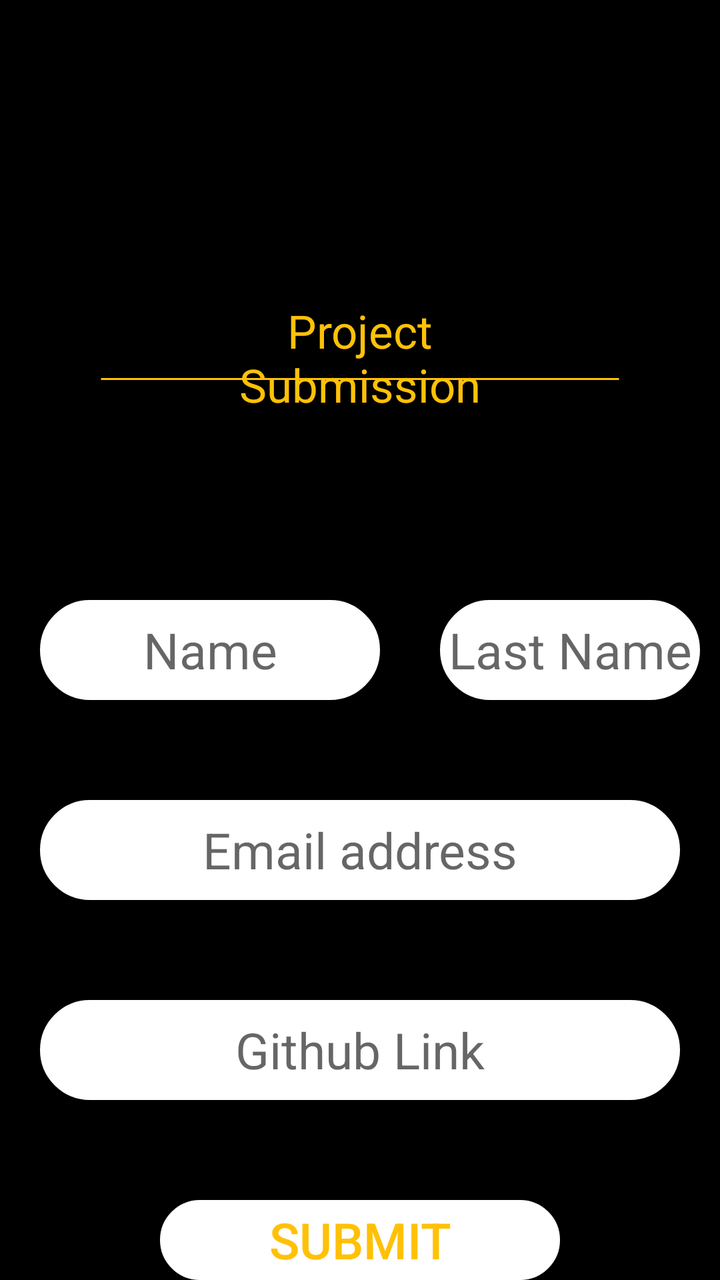
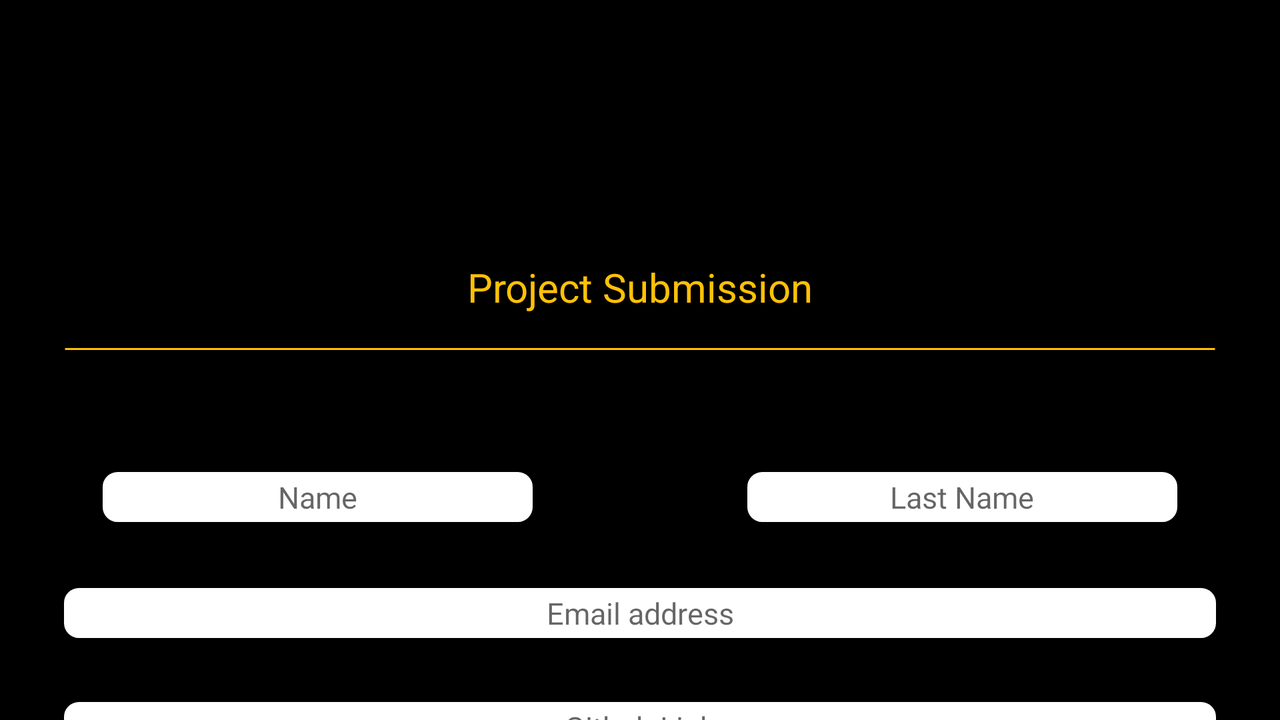

The same Android screen from two of the app's own layout files: first res/layout/ as a phone draws it, then the repository's variant for another configuration, drawn on a device whose configuration selects that folder. Both files follow.
<!-- AndroidManifest.xml: application theme AppTheme -->
<!-- res/layout/activity_submission.xml -->
<?xml version="1.0" encoding="utf-8"?>
<RelativeLayout xmlns:android="http://schemas.android.com/apk/res/android"
    xmlns:app="http://schemas.android.com/apk/res-auto"
    xmlns:tools="http://schemas.android.com/tools"
    android:layout_width="match_parent"
    android:layout_height="match_parent"
    tools:context=".SubmissionActivity"
    android:background="#000000">

    <TextView
        android:layout_width="wrap_content"
        android:layout_height="150dp"
        android:orientation="horizontal"
        android:background="@drawable/gads"
        android:id="@+id/gads_logo"/>

    <TextView
        android:id="@+id/textView"
        android:layout_width="wrap_content"
        android:layout_height="wrap_content"
        android:layout_alignParentStart="true"
        android:layout_alignParentTop="true"
        android:layout_marginStart="100dp"
        android:layout_marginRight="70dp"
        android:layout_marginLeft="70dp"
        android:layout_marginEnd="100dp"
        android:layout_marginTop="150dp"
        android:text="Project Submission"
        android:textAlignment="center"
        android:textColor="@color/yellow"
        android:textSize="23dp"/>

    <TextView
        android:layout_width="match_parent"
        android:layout_height="wrap_content"
        android:layout_alignParentStart="true"
        android:layout_alignParentTop="true"
        android:layout_marginTop="180dp"
        android:layout_marginLeft="50dp"
        android:layout_marginRight="50dp"
        android:background="@drawable/line"/>

    <EditText
        android:id="@+id/name"
        android:layout_width="170dp"
        android:layout_height="50dp"
        android:layout_alignParentStart="true"
        android:layout_alignParentTop="true"
        android:layout_marginTop="300dp"
        android:layout_marginLeft="20dp"
        android:hint="Name"
        android:textSize="25dp"
        android:textAlignment="center"
        android:background="@drawable/submitborder"/>

    <EditText
        android:id="@+id/last_name"
        android:layout_width="170dp"
        android:layout_height="50dp"
        android:layout_alignParentStart="true"
        android:layout_alignParentTop="true"
        android:layout_marginStart="220dp"
        android:layout_marginTop="300dp"
        android:layout_marginRight="20dp"
        android:layout_marginEnd="10dp"
        android:layout_marginBottom="10dp"
        android:background="@drawable/submitborder"
        android:hint="Last Name"
        android:textAlignment="center"
        android:textSize="25dp" />

    <EditText
        android:id="@+id/email_address"
        android:layout_width="match_parent"
        android:layout_height="50dp"
        android:layout_alignParentStart="true"
        android:layout_alignParentTop="true"
        android:layout_marginTop="400dp"
        android:layout_marginLeft="20dp"
        android:layout_marginRight="20dp"
        android:background="@drawable/submitborder"
        android:hint="Email address"
        android:textSize="25dp"
        android:textAlignment="center"/>


    <EditText
        android:id="@+id/github_link"
        android:layout_width="match_parent"
        android:layout_height="50dp"
        android:layout_alignParentStart="true"
        android:layout_alignParentTop="true"
        android:layout_marginTop="500dp"
        android:layout_marginLeft="20dp"
        android:layout_marginRight="20dp"
        android:background="@drawable/submitborder"
        android:hint="Github Link"
        android:textSize="25dp"
        android:textAlignment="center"/>

    <Button
        android:id="@+id/submit_button"
        android:layout_width="match_parent"
        android:layout_height="50dp"
        android:layout_alignParentStart="true"
        android:layout_alignParentTop="true"
        android:layout_marginTop="600dp"
        android:layout_marginLeft="80dp"
        android:layout_marginRight="80dp"
        android:background="@drawable/submitborder"
        android:textAlignment="center"
        android:text="Submit"
        android:textSize="25dp"
        android:textColor="@color/yellow"/>


</RelativeLayout>
<!-- resources referenced by this layout -->
<resources>
  <color name="yellow">#FFC107</color>
  <!-- drawable line (drawable) -->
  <?xml version="1.0" encoding="utf-8"?>
  <shape xmlns:android="http://schemas.android.com/apk/res/android"
      android:shape="line"
      >
      <size
          android:width="150dp"
          android:height="10dp"
          />
      <solid
          android:color="#FFC107"/>
      <stroke
          android:width="1dp"
          android:color="#FFC107"/>
  
  
  </shape>
  <!-- drawable submitborder (drawable) -->
  <?xml version="1.0" encoding="utf-8"?>
  <shape xmlns:android="http://schemas.android.com/apk/res/android">
      <corners
          android:radius="100dp"/>
      <stroke
          android:color="@color/white"
          android:width="5dp"
          />
      <solid
          android:color="@color/white"
          />
  </shape>
  <style name="AppTheme" parent="Theme.AppCompat.Light.NoActionBar">
          
          <item name="colorPrimary">#000000</item>
          <item name="colorPrimaryDark">@color/colorPrimaryDark</item>
          <item name="colorAccent">@color/design_default_color_primary_variant</item>
  
      </style>
  <color name="white">#FFFFFF</color>
  <color name="colorPrimaryDark">@color/black</color>
  <color name="black">#0E0D0D</color>
</resources>
<!-- res/layout-land/activity_submission.xml (the repository's variant of the layout above) -->
<!-- drawn on the phone turned sideways -->
<?xml version="1.0" encoding="utf-8"?>
<androidx.constraintlayout.widget.ConstraintLayout xmlns:android="http://schemas.android.com/apk/res/android"
    xmlns:app="http://schemas.android.com/apk/res-auto"
    xmlns:tools="http://schemas.android.com/tools"
    android:layout_width="match_parent"
    android:layout_height="match_parent"
    android:isScrollContainer="true"
    android:scrollbarAlwaysDrawVerticalTrack="true"
    android:scrollbarAlwaysDrawHorizontalTrack="true"
    tools:context=".SubmissionActivity"
    android:background="#000000">

    <TextView
        android:id="@+id/gads_logo"
        android:layout_width="wrap_content"
        android:layout_height="150dp"
        android:background="@drawable/gads"
        android:orientation="horizontal"
        app:layout_constraintEnd_toEndOf="parent"
        app:layout_constraintHorizontal_bias="1.0"
        app:layout_constraintStart_toStartOf="parent"
        app:layout_constraintTop_toTopOf="parent" />

    <TextView
        android:id="@+id/textView"
        android:layout_width="wrap_content"
        android:layout_height="wrap_content"
        android:layout_alignParentStart="true"
        android:layout_alignParentTop="true"
        android:layout_marginTop="130dp"
        android:layout_marginBottom="8dp"
        android:text="Project Submission"
        android:textAlignment="center"
        android:textColor="@color/yellow"
        android:textSize="20dp"
        app:layout_constraintBottom_toTopOf="@+id/textView4"
        app:layout_constraintEnd_toEndOf="@+id/textView4"
        app:layout_constraintStart_toStartOf="@+id/textView4"
        app:layout_constraintTop_toTopOf="parent" />

    <TextView
        android:id="@+id/textView4"
        android:layout_width="match_parent"
        android:layout_height="wrap_content"
        android:layout_alignParentStart="true"
        android:layout_alignParentTop="true"
        android:layout_marginStart="32dp"
        android:layout_marginTop="8dp"
        android:layout_marginEnd="32dp"
        android:background="@drawable/line"
        app:layout_constraintEnd_toEndOf="parent"
        app:layout_constraintStart_toStartOf="parent"
        app:layout_constraintTop_toBottomOf="@+id/textView" />

    <EditText
        android:id="@+id/name"
        android:layout_width="215dp"
        android:layout_height="25dp"
        android:layout_alignParentStart="true"
        android:layout_alignParentTop="true"
        android:layout_marginStart="8dp"
        android:layout_marginTop="52dp"
        android:layout_marginEnd="32dp"
        android:background="@drawable/submition_form"
        android:hint="@string/name"
        android:textAlignment="center"
        android:textSize="15sp"
        app:layout_constraintEnd_toStartOf="@+id/last_name"
        app:layout_constraintStart_toStartOf="parent"
        app:layout_constraintTop_toBottomOf="@+id/textView4" />

    <EditText
        android:id="@+id/last_name"
        android:layout_width="215dp"
        android:layout_height="25dp"
        android:layout_alignParentStart="true"
        android:layout_alignParentTop="true"
        android:layout_marginStart="32dp"
        android:layout_marginEnd="8dp"
        android:background="@drawable/submition_form"
        android:hint="@string/last_name"
        android:textAlignment="center"
        android:textSize="15sp"
        app:layout_constraintEnd_toEndOf="parent"
        app:layout_constraintHorizontal_bias="1.0"
        app:layout_constraintStart_toEndOf="@+id/name"
        app:layout_constraintTop_toTopOf="@+id/name" />

    <EditText
        android:id="@+id/email_address"
        android:layout_width="match_parent"
        android:layout_height="25dp"
        android:layout_alignParentStart="true"
        android:layout_alignParentTop="true"
        android:layout_marginStart="32dp"
        android:layout_marginTop="110dp"
        android:layout_marginEnd="32dp"
        android:background="@drawable/submition_form"
        android:hint="@string/email_address"
        android:textAlignment="center"
        android:textSize="15sp"
        app:layout_constraintEnd_toEndOf="@+id/textView4"
        app:layout_constraintStart_toStartOf="@+id/textView4"
        app:layout_constraintTop_toBottomOf="@+id/textView4" />

    <EditText
        android:id="@+id/github_link"
        android:layout_width="match_parent"
        android:layout_height="25dp"
        android:layout_alignParentStart="true"
        android:layout_alignParentTop="true"
        android:layout_marginStart="32dp"
        android:layout_marginTop="32dp"
        android:layout_marginEnd="32dp"
        android:background="@drawable/submition_form"
        android:hint="@string/github_link"
        android:textAlignment="center"
        android:textSize="15sp"
        app:layout_constraintEnd_toEndOf="@+id/email_address"
        app:layout_constraintStart_toStartOf="@+id/email_address"
        app:layout_constraintTop_toBottomOf="@+id/email_address" />

    <Button
        android:id="@+id/submit_button"
        android:layout_width="match_parent"
        android:layout_height="25dp"
        android:layout_alignParentStart="true"
        android:layout_alignParentTop="true"
        android:layout_marginStart="32dp"
        android:layout_marginTop="32dp"
        android:layout_marginEnd="32dp"
        android:background="@drawable/submition_form"
        android:text="@string/submit"
        android:textAlignment="center"
        android:textColor="@color/yellow"
        android:textSize="15sp"
        app:layout_constraintEnd_toEndOf="@+id/github_link"
        app:layout_constraintStart_toStartOf="@+id/github_link"
        app:layout_constraintTop_toBottomOf="@+id/github_link" />


</androidx.constraintlayout.widget.ConstraintLayout>
<!-- resources referenced by the variant -->
<!-- as the phone turned sideways resolves them -->
<resources>
  <color name="yellow">#FFC107</color>
  <!-- drawable line (drawable) -->
  <?xml version="1.0" encoding="utf-8"?>
  <shape xmlns:android="http://schemas.android.com/apk/res/android"
      android:shape="line"
      >
      <size
          android:width="150dp"
          android:height="10dp"
          />
      <solid
          android:color="#FFC107"/>
      <stroke
          android:width="1dp"
          android:color="#FFC107"/>
  
  
  </shape>
  <!-- drawable submition_form (drawable) -->
  <?xml version="1.0" encoding="utf-8"?>
      <shape
      xmlns:android="http://schemas.android.com/apk/res/android"
      >
          <corners
              android:radius="5dp"/>
  
          <stroke
              android:color="@color/white"
              android:width="5dp"
              />
          <solid
              android:color="@color/white"
              />
      </shape>
  <string name="email_address">Email address</string>
  <string name="github_link">Github Link</string>
  <string name="last_name">Last Name</string>
  <string name="name">Name</string>
  <string name="submit">Submit</string>
  <style name="AppTheme" parent="Theme.AppCompat.Light.NoActionBar">
          
          <item name="colorPrimary">#000000</item>
          <item name="colorPrimaryDark">@color/colorPrimaryDark</item>
          <item name="colorAccent">@color/design_default_color_primary_variant</item>
  
      </style>
  <color name="white">#FFFFFF</color>
  <color name="colorPrimaryDark">@color/black</color>
  <color name="black">#0E0D0D</color>
</resources>
